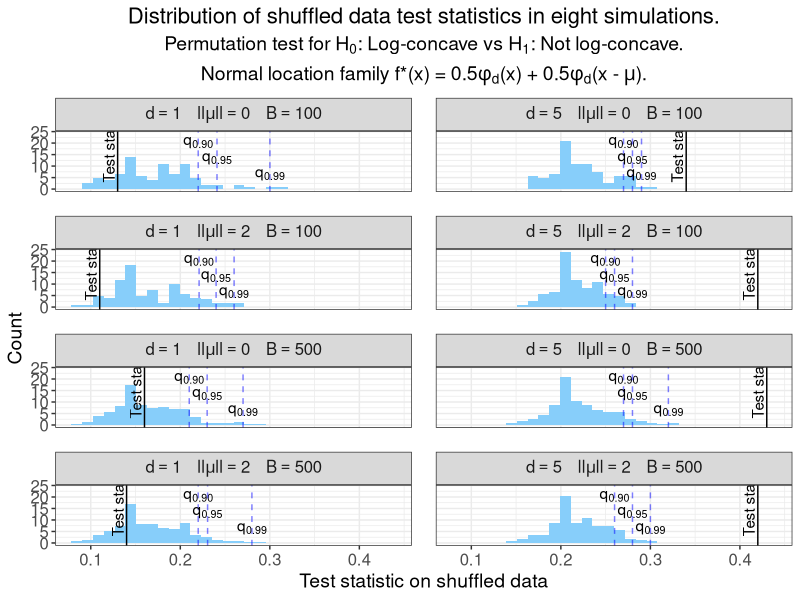

The R script that drew this image:
# Create Figure 12 in appendix.
# Plot quantiles of permutation test from Cule et al. (2010).
# H_0: log-concave versus H_1: not log-concave.
# Use two-component normal location model.

suppressMessages(library(data.table))
suppressMessages(library(tidyverse))

# Create theme
paper_theme <- theme_bw() +
  theme(plot.title = element_text(hjust = 0.5, size = 16),
        plot.subtitle = element_text(hjust = 0.5, size = 14),
        legend.title = element_text(size = 14),
        axis.title = element_text(size = 14),
        legend.text = element_text(size = 12),
        axis.text = element_text(size = 12),
        strip.text = element_text(size = 12),
        panel.spacing = unit(1.2, "lines"))

# Read in data
results <- fread("data/fig12_perm_test_stats.csv")

# Data frame of quantiles and original test stats
quantile_df <- results %>% 
  group_by(d, mu_norm, B, orig_test_stat) %>% 
  dplyr::summarise(q90 = quantile(shuffle_test_stat, 0.90),
                   q95 = quantile(shuffle_test_stat, 0.95),
                   q99 = quantile(shuffle_test_stat, 0.99),
                   sim_count = n()) %>% 
  mutate(details = 
           factor(paste(d, mu_norm, B),
                  levels = c("1 0 100", "5 0 100", "1 2 100", "5 2 100",
                             "1 0 500", "5 0 500", "1 2 500", "5 2 500"),
                  labels = c("d==1 ~~~~ ll*mu*ll==0 ~~~~ B==100", 
                             "d==5 ~~~~ ll*mu*ll==0 ~~~~ B==100",
                             "d==1 ~~~~ ll*mu*ll==2 ~~~~ B==100", 
                             "d==5 ~~~~ ll*mu*ll==2 ~~~~ B==100",
                             "d==1 ~~~~ ll*mu*ll==0 ~~~~ B==500", 
                             "d==5 ~~~~ ll*mu*ll==0 ~~~~ B==500",
                             "d==1 ~~~~ ll*mu*ll==2 ~~~~ B==500",
                             "d==5 ~~~~ ll*mu*ll==2 ~~~~ B==500")))

# Check parameters
stopifnot(quantile_df$B == quantile_df$sim_count)

# Plot shuffled permutation test statistics, quantiles, and orig test statistics 
perm_test_quantiles <- results %>% 
  mutate(details = 
           factor(paste(d, mu_norm, B),
                  levels = c("1 0 100", "5 0 100", "1 2 100", "5 2 100",
                             "1 0 500", "5 0 500", "1 2 500", "5 2 500"),
                  labels = c("d==1 ~~~~ ll*mu*ll==0 ~~~~ B==100", 
                             "d==5 ~~~~ ll*mu*ll==0 ~~~~ B==100",
                             "d==1 ~~~~ ll*mu*ll==2 ~~~~ B==100", 
                             "d==5 ~~~~ ll*mu*ll==2 ~~~~ B==100",
                             "d==1 ~~~~ ll*mu*ll==0 ~~~~ B==500", 
                             "d==5 ~~~~ ll*mu*ll==0 ~~~~ B==500",
                             "d==1 ~~~~ ll*mu*ll==2 ~~~~ B==500",
                             "d==5 ~~~~ ll*mu*ll==2 ~~~~ B==500"))) %>% 
  ggplot(aes(x = shuffle_test_stat, y = ..density..)) +
  geom_histogram(fill = "lightskyblue", bins = 30) +
  facet_wrap(~ details, nrow = 4, labeller = label_parsed) +
  geom_vline(aes(xintercept = orig_test_stat), data = quantile_df,
             col = "black") + 
  geom_text(aes(x = orig_test_stat - 0.01, y = 15, label = "Test stat"), 
            data = quantile_df, angle = 90) +
  geom_vline(aes(xintercept = q90), data = quantile_df, 
             col = "blue", lty = "dashed", alpha = 0.5) +
  geom_text(aes(x = q90, y = 20, label = "q['0.90']"), data = quantile_df,
            parse = T, angle = 0) +
  geom_vline(aes(xintercept = q95), data = quantile_df, 
             col = "blue", lty = "dashed", alpha = 0.5) +
  geom_text(aes(x = q95, y = 13, label = "q[0.95]"), data = quantile_df,
            parse = T, angle = 0) +
  geom_vline(aes(xintercept = q99), data = quantile_df, 
             col = "blue", lty = "dashed", alpha = 0.5) +
  geom_text(aes(x = q99, y = 6, label = "q[0.99]"), data = quantile_df,
            parse = T, angle = 0) +
  labs(x = "Test statistic on shuffled data",
       y = "Count",
       title = "Distribution of shuffled data test statistics in eight simulations.",
       subtitle =  expression(atop("Permutation test for H"[0]*
                                ": Log-concave vs H"[1]*": Not log-concave.", 
                                "Normal location family f*(x) = 0.5"*phi[d]*"(x)"~
                                  "+ 0.5"*phi[d]*"(x -"~mu*")."))) +
  paper_theme

#####################
##### Save plot #####
#####################

ggsave(plot = perm_test_quantiles,
       filename = "plots/figure_12.pdf",
       width = 8, height = 7)
